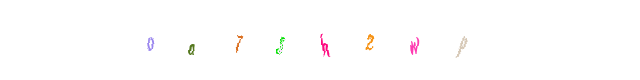
#> input picture data/test/0a7sh2wp-0.png, 640 x 80 px; its folder holds only this picture in this run
$ python debug_try2_preview.py
#> lines starting #> are read from the running program, lines starting #| are printed output that depends on the picture
#> in main, raw is the input picture: shape (80, 640, 3); mean B, G, R 253.8, 253.8, 254.5
# scripts/debug_try2_preview.py
from pathlib import Path; import sys
sys.path.insert(0, str(Path(__file__).resolve().parents[1]))

import os, glob, cv2

DATA_DIR  = "/Users/dominopizzaaaa/Desktop/dev/captcha-recognition-system/data"
RAW_TEST  = os.path.join(DATA_DIR, "test")
PROC_TEST = os.path.join(DATA_DIR, "processed", "test")
OUT_DIR   = os.path.join(DATA_DIR, "preview_try2")
os.makedirs(OUT_DIR, exist_ok=True)

def stack_row(a_bgr, b_gray):
    h = 64
    a_res = cv2.resize(a_bgr, (a_bgr.shape[1], h))
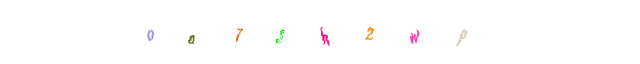
#> a_res: shape (64, 640, 3); mean B, G, R 253.8, 253.8, 254.5
    b_res = cv2.resize(b_gray, (b_gray.shape[1], h))
    b_bgr = cv2.cvtColor(b_res, cv2.COLOR_GRAY2BGR)
    return cv2.hconcat([a_res, b_bgr])
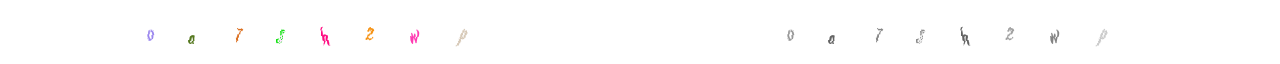
#> returned value: shape (64, 1280, 3); mean of channels 0, 1, 2 253.9, 253.9, 254.3; drawn as B, G, R

def main():
    raw_files = sorted(glob.glob(os.path.join(RAW_TEST, "*.png")))
    if not raw_files:
        print(f"No raw images in {RAW_TEST}")
        return
    count = 0
    for p in raw_files:
        fname = os.path.basename(p)
        q = os.path.join(PROC_TEST, fname)
        if not os.path.exists(q):  # processed not found
            continue
        raw = cv2.imread(p, cv2.IMREAD_COLOR)
        proc = cv2.imread(q, cv2.IMREAD_GRAYSCALE)
        if raw is None or proc is None:
            continue
        row = stack_row(raw, proc)
        cv2.imwrite(os.path.join(OUT_DIR, fname), row)
        count += 1
        if count >= 50: break
    print(f"Saved {count} previews to {OUT_DIR}")

if __name__ == "__main__":
    main()

$ run again, on data/test/0lfjfob-0.png
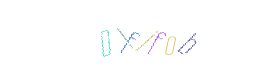
#> input picture data/test/0lfjfob-0.png, 255 x 80 px
#> in main, raw is the input picture: shape (80, 255, 3); mean B, G, R 254, 253.8, 253.5
#> in stack_row, `a_res = cv2.resize(a_bgr, (a_bgr.shape[1], h))`:
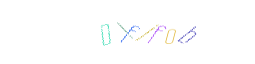
#> a_res: shape (64, 255, 3); mean B, G, R 254, 253.8, 253.5
#> in stack_row, `return cv2.hconcat([a_res, b_bgr])`:
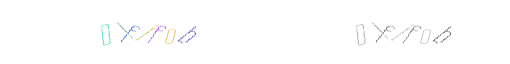
#> returned value: shape (64, 510, 3); mean of channels 0, 1, 2 253.9, 253.7, 253.6; drawn as B, G, R

$ run again, on data/test/0dx9-0.png
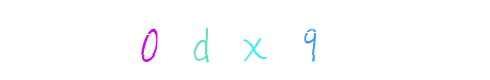
#> input picture data/test/0dx9-0.png, 490 x 80 px
#> in main, raw is the input picture: shape (80, 490, 3); mean B, G, R 254.6, 253.6, 253
#> in stack_row, `a_res = cv2.resize(a_bgr, (a_bgr.shape[1], h))`:
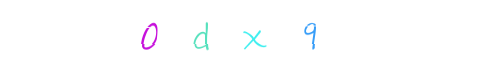
#> a_res: shape (64, 490, 3); mean B, G, R 254.6, 253.6, 253
#> in stack_row, `return cv2.hconcat([a_res, b_bgr])`:
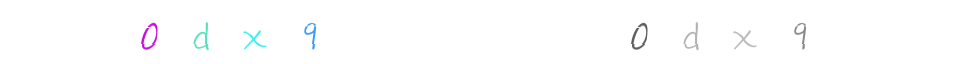
#> returned value: shape (64, 980, 3); mean of channels 0, 1, 2 254, 253.6, 253.3; drawn as B, G, R
